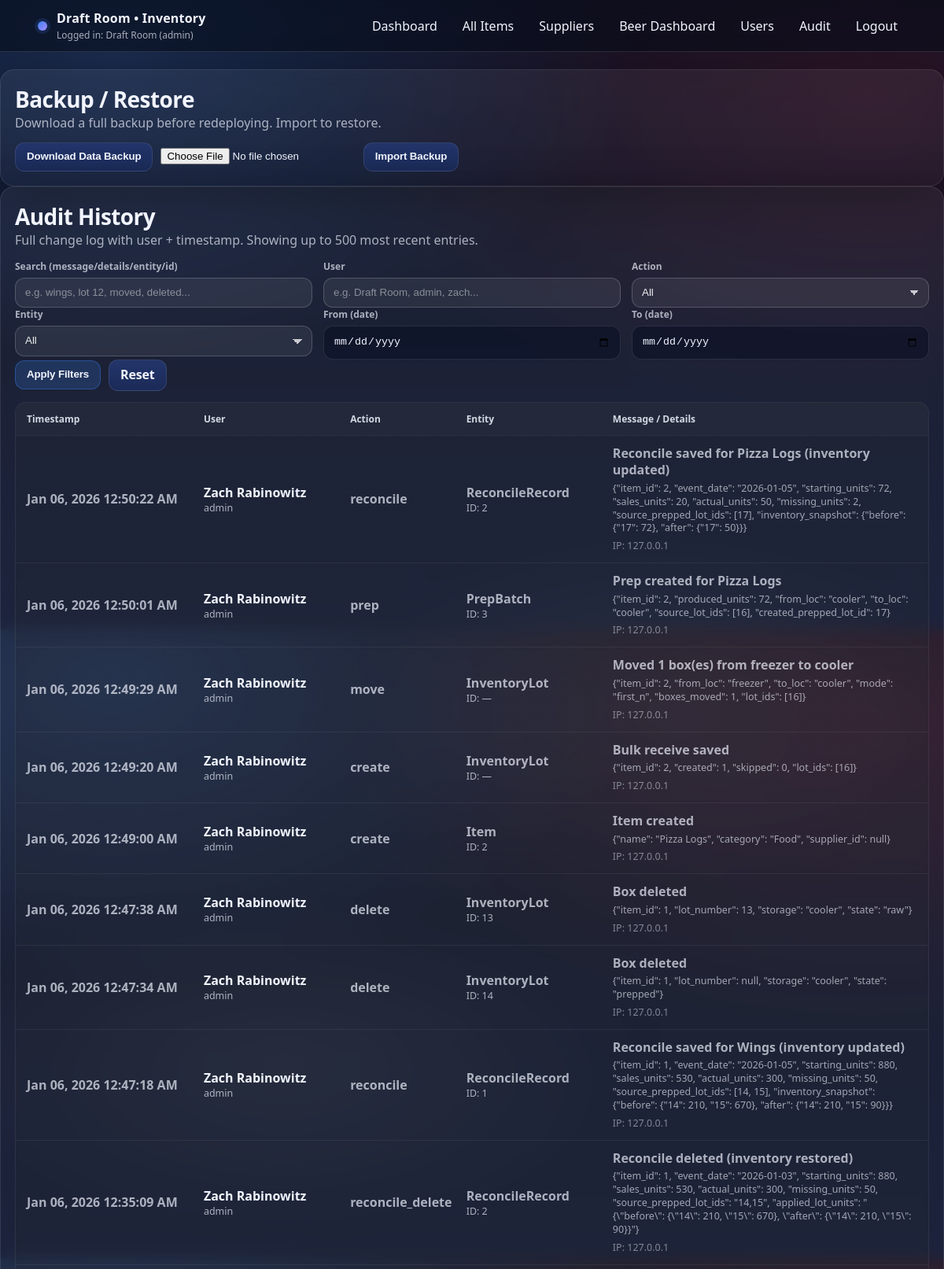
The app's page /audit (signed in, upper part) with its own data.
### app.py (models this page shows)
class User(db.Model):
    __tablename__ = "users"
    id = db.Column(db.Integer, primary_key=True)
    username = db.Column(db.String(80), unique=True, nullable=False)
    first_name = db.Column(db.String(80), nullable=True)
    last_name = db.Column(db.String(80), nullable=True)
    password_hash = db.Column(db.String(255), nullable=False)
    role = db.Column(db.String(20), nullable=False, default="staff")
    is_active = db.Column(db.Boolean, nullable=False, default=True)
    created_at = db.Column(db.DateTime, nullable=False, default=utcnow)
    def display_name(self) -> str:
        full = f"{(self.first_name or '').strip()} {(self.last_name or '').strip()}".strip()
        return full if full else self.username

class AuditLog(db.Model):
    __tablename__ = "audit_logs"
    id = db.Column(db.Integer, primary_key=True)
    actor_user_id = db.Column(db.Integer, nullable=True)
    actor_name = db.Column(db.String(120), nullable=False, default="unknown")
    actor_role = db.Column(db.String(30), nullable=True)
    action = db.Column(db.String(40), nullable=False)          # create/update/delete/move/prep/reconcile/login/logout
    entity_type = db.Column(db.String(60), nullable=False)     # InventoryLot, Item, Supplier, PrepBatch, ReconcileRecord, User
    entity_id = db.Column(db.Integer, nullable=True)
    message = db.Column(db.String(400), nullable=True)
    details = db.Column(db.Text, nullable=True)  # JSON string or long text
    ip = db.Column(db.String(60), nullable=True)
    user_agent = db.Column(db.String(240), nullable=True)
    created_at = db.Column(db.DateTime, nullable=False, default=utcnow)

### app.py (the view, shortened to what this page needs)
@app.get("/audit")
def audit_history():
    guard = require_view_access()
    if guard:
        return guard
    q = (request.args.get("q") or "").strip()
    user_q = (request.args.get("user") or "").strip()
    action = (request.args.get("action") or "").strip().lower()
    entity = (request.args.get("entity") or "").strip()
    date_from = (request.args.get("from") or "").strip()
    date_to = (request.args.get("to") or "").strip()
    query = AuditLog.query
    if user_q:
        like = f"%{user_q}%"
        query = query.filter(AuditLog.actor_name.ilike(like))
    if action:
        query = query.filter(AuditLog.action == action)
    if entity:
        query = query.filter(AuditLog.entity_type == entity)
    if date_from:
        try:
            d = datetime.strptime(date_from, "%Y-%m-%d")
            query = query.filter(AuditLog.created_at >= d)
        except Exception:
            pass
    if date_to:
        try:
            d = datetime.strptime(date_to, "%Y-%m-%d") + timedelta(days=1)
            query = query.filter(AuditLog.created_at < d)
        except Exception:
            pass
    logs = query.order_by(AuditLog.created_at.desc(), AuditLog.id.desc()).limit(500).all()
    actions = [r[0] for r in db.session.query(AuditLog.action).distinct().order_by(AuditLog.action.asc()).all()]
    entities = [r[0] for r in db.session.query(AuditLog.entity_type).distinct().order_by(AuditLog.entity_type.asc()).all()]
    return render_template(
        "audit.html",
        logs=logs,
        q=q,
        user_q=user_q,
        action=action,
        entity=entity,
        date_from=date_from,
        date_to=date_to,
        actions=actions,
        entities=entities,
    )

### app.py (called while the page is built)
def role_rank(role: str | None) -> int:
    if not role:
        return 0
    return ROLE_RANK.get(role.strip().lower(), 0)

def current_user() -> Optional["User"]:
    uid = session.get("user_id")
    if not uid:
        return None
    try:
        return User.query.get(int(uid))
    except Exception:
        return None

def current_user_role() -> str:
    if session.get("break_glass_admin") is True:
        return "admin"
    u = current_user()
    if not u:
        return ""
    return (u.role or "").lower()

def is_logged_in() -> bool:
    return (session.get("break_glass_admin") is True) or (session.get("user_id") is not None)

def can_manage_users() -> bool:
    return current_user_role() == "admin"

def can_edit_inventory() -> bool:
    return role_rank(current_user_role()) >= ROLE_RANK["manager"]

def can_view_inventory() -> bool:
    return role_rank(current_user_role()) >= ROLE_RANK["staff"] or (session.get("break_glass_admin") is True)

def require_view_access():
    if not is_logged_in():
        return redirect("/login")
    if session.get("break_glass_admin") is True:
        return None
    if not can_view_inventory():
        session.clear()
        flash("Access denied.", "error")
        return redirect("/login")
    return None

@app.context_processor
def inject_user():
    u = current_user()
    return {
        "auth_user": u,
        "auth_break_glass": bool(session.get("break_glass_admin") is True),
        "auth_role": current_user_role(),
        "can_edit_inventory": can_edit_inventory(),
        "can_manage_users": can_manage_users(),
    }

### templates/audit.html (shortened to what this page needs)
{% extends "base.html" %}
{% block content %}
<section class="card">
  <div class="cardhead">
    <div>
      <h1>Backup / Restore</h1>
      <span class="muted">Download a full backup before redeploying. Import to restore.</span>
    </div>
  </div>
  <div class="actions" style="gap:10px; flex-wrap:wrap;">
    <form method="POST" action="/admin/backup/download" class="inline">
      <button class="btn" type="submit">Download Data Backup</button>
    </form>
    <form method="POST" action="/admin/backup/import" enctype="multipart/form-data" class="inline">
      <input type="file" name="backup_file" accept="application/json" required style="max-width:260px;">
      <button class="btn" type="submit"
              onclick="return confirm('Import will overwrite ALL current data. Continue?')">
        Import Backup
      </button>
    </form>
  </div>
</section>
<section class="card">
  <div class="cardhead">
    <div>
      <h1>Audit History</h1>
      <span class="muted">Full change log with user + timestamp. Showing up to 500 most recent entries.</span>
    </div>
  </div>
  <form method="GET" action="/audit" class="form">
    <div class="grid3">
      <div class="field">
        <label>Search (message/details/entity/id)</label>
        <input class="input" name="q" value="{{ q or '' }}" placeholder="e.g. wings, lot 12, moved, deleted...">
      </div>
      <div class="field">
        <label>User</label>
        <input class="input" name="user" value="{{ user_q or '' }}" placeholder="e.g. Draft Room, admin, zach...">
      </div>
      <div class="field">
        <label>Action</label>
        <select class="input" name="action">
          <option value="">All</option>
        </select>
      </div>
    </div>
    <div class="grid3">
      <div class="field">
        <label>Entity</label>
        <select class="input" name="entity">
          <option value="">All</option>
        </select>
      </div>
      <div class="field">
        <label>From (date)</label>
        <input class="input" type="date" name="from" value="{{ date_from or '' }}">
      </div>
      <div class="field">
        <label>To (date)</label>
        <input class="input" type="date" name="to" value="{{ date_to or '' }}">
      </div>
    </div>
    <div class="actions">
      <button class="btn primary" type="submit">Apply Filters</button>
      <a class="btn" href="/audit">Reset</a>
    </div>
  </form>
  <div style="height:14px;"></div>
  {% if logs and logs|length > 0 %}
    <div class="table">
      <div class="row head" style="grid-template-columns: 1.1fr .9fr .7fr .9fr 2fr;">
        <div>Timestamp</div>
        <div>User</div>
        <div>Action</div>
        <div>Entity</div>
        <div>Message / Details</div>
      </div>
      {% for l in logs %}
        <div class="row" style="grid-template-columns: 1.1fr .9fr .7fr .9fr 2fr;">
          <div class="muted">
            <span class="strong">{{ l.created_at.strftime("%b %d, %Y %I:%M:%S %p") }}</span>
          </div>
          <div>
            <div class="strong">{{ l.actor_name }}</div>
            <div class="muted smalltxt">{{ l.actor_role or "—" }}</div>
          </div>
          <div class="muted">
            <span class="strong">{{ l.action }}</span>
          </div>
          <div class="muted">
            <div class="strong">{{ l.entity_type }}</div>
            <div class="smalltxt muted">ID: {{ l.entity_id or "—" }}</div>
          </div>
          <div class="muted" style="line-height:1.35;">
            {% if l.message %}
              <div class="strong">{{ l.message }}</div>
            {% endif %}
            {% if l.details %}
              <div class="smalltxt" style="white-space:pre-wrap; opacity:.92; margin-top:4px;">{{ l.details }}</div>
            {% endif %}
            <div class="smalltxt" style="opacity:.7; margin-top:6px;">
              {% if l.ip %}IP: {{ l.ip }}{% endif %}
            </div>
          </div>
        </div>
      {% endfor %}
    </div>
  {% else %}
    <div class="empty">No audit entries yet.</div>
  {% endif %}
</section>
{% endblock %}

### templates/base.html (shortened to what this page needs)
<!DOCTYPE html>
<html lang="en">
<head>
  <link rel="stylesheet" href="/static/style.css">
</head>
<body>
  <div class="bg"></div>
  <header class="topbar">
    <div class="topbar-inner">
      <div class="brand">
        <div class="dot"></div>
        <div>
          <div class="brand-title">Draft Room • Inventory</div>
          <div class="brand-sub">
            {% if auth_break_glass %}
              Logged in: Break-glass Admin
            {% elif auth_user %}
              Logged in: {{ auth_user.display_name() }} ({{ auth_role }})
            {% else %}
              Not logged in
            {% endif %}
          </div>
        </div>
      </div>
      <nav class="nav">
        {% if auth_user or auth_break_glass %}
          <a class="navlink" href="/">Dashboard</a>
          <a class="navlink" href="/items">All Items</a>
          <a class="navlink" href="/suppliers">Suppliers</a>
          <a class="navlink" href="/beers/dashboard">Beer Dashboard</a>
          {% if can_manage_users %}
            <a class="navlink" href="/users">Users</a>
            <a class="navlink" href="/audit">Audit</a>
          {% endif %}
          <a class="navlink" href="/logout">Logout</a>
        {% else %}
          <a class="navlink" href="/login">Login</a>
        {% endif %}
      </nav>
    </div>
  </header>
  <main class="container">
    {% block content %}{% endblock %}
  </main>
</body>
</html>

### records on screen
User: display_name "Draft Room"
AuditLog: created_at "Jan 06, 2026 12:50:22 AM", actor_name "Zach Rabinowitz", actor_role "admin", action "reconcile", entity_type "ReconcileRecord", entity "2", message "Reconcile saved for Pizza Logs (inventory updated)", details "{\"item_id\": 2, \"event_date\": \"2026-01-05\", \"starting_units\": 72, \"sales_units\": 20, \"actual_units\": 50, \"missing_units\": 2, \"source_prepped_lot_ids\": [17], \"inventory_snapshot\": {\"before\": {\"17\": 72}, \"after\": {\"17\": 50}}}", ip "127.0.0.1"
AuditLog: created_at "Jan 06, 2026 12:50:01 AM", actor_name "Zach Rabinowitz", actor_role "admin", action "prep", entity_type "PrepBatch", entity "3", message "Prep created for Pizza Logs", details "{\"item_id\": 2, \"produced_units\": 72, \"from_loc\": \"cooler\", \"to_loc\": \"cooler\", \"source_lot_ids\": [16], \"created_prepped_lot_id\": 17}", ip "127.0.0.1"
AuditLog: created_at "Jan 06, 2026 12:49:29 AM", actor_name "Zach Rabinowitz", actor_role "admin", action "move", entity_type "InventoryLot", entity_id "—", message "Moved 1 box(es) from freezer to cooler", details "{\"item_id\": 2, \"from_loc\": \"freezer\", \"to_loc\": \"cooler\", \"mode\": \"first_n\", \"boxes_moved\": 1, \"lot_ids\": [16]}", ip "127.0.0.1"
AuditLog: created_at "Jan 06, 2026 12:49:20 AM", actor_name "Zach Rabinowitz", actor_role "admin", action "create", entity_type "InventoryLot", entity_id "—", message "Bulk receive saved", details "{\"item_id\": 2, \"created\": 1, \"skipped\": 0, \"lot_ids\": [16]}", ip "127.0.0.1"
AuditLog: created_at "Jan 06, 2026 12:49:00 AM", actor_name "Zach Rabinowitz", actor_role "admin", action "create", entity_type "Item", entity "2", message "Item created", details "{\"name\": \"Pizza Logs\", \"category\": \"Food\", \"supplier_id\": null}", ip "127.0.0.1"
AuditLog: created_at "Jan 06, 2026 12:47:38 AM", actor_name "Zach Rabinowitz", actor_role "admin", action "delete", entity_type "InventoryLot", entity "13", message "Box deleted", details "{\"item_id\": 1, \"lot_number\": 13, \"storage\": \"cooler\", \"state\": \"raw\"}", ip "127.0.0.1"
AuditLog: created_at "Jan 06, 2026 12:47:34 AM", actor_name "Zach Rabinowitz", actor_role "admin", action "delete", entity_type "InventoryLot", entity "14", message "Box deleted", details "{\"item_id\": 1, \"lot_number\": null, \"storage\": \"cooler\", \"state\": \"prepped\"}", ip "127.0.0.1"
AuditLog: created_at "Jan 06, 2026 12:47:18 AM", actor_name "Zach Rabinowitz", actor_role "admin", action "reconcile", entity_type "ReconcileRecord", entity "1", message "Reconcile saved for Wings (inventory updated)", details "{\"item_id\": 1, \"event_date\": \"2026-01-05\", \"starting_units\": 880, \"sales_units\": 530, \"actual_units\": 300, \"missing_units\": 50, \"source_prepped_lot_ids\": [14, 15], \"inventory_snapshot\": {\"before\": {\"14\": 210, \"15\": 670}, \"after\": {\"14\": 210, \"15\": 90}}}", ip "127.0.0.1"
AuditLog: created_at "Jan 06, 2026 12:35:09 AM", actor_name "Zach Rabinowitz", actor_role "admin", action "reconcile_delete", entity_type "ReconcileRecord", entity "2", message "Reconcile deleted (inventory restored)", details "{\"item_id\": 1, \"event_date\": \"2026-01-03\", \"starting_units\": 880, \"sales_units\": 530, \"actual_units\": 300, \"missing_units\": 50, \"source_prepped_lot_ids\": \"14,15\", \"applied_lot_units\": \"{\\\"before\\\": {\\\"14\\\": 210, \\\"15\\\": 670}, \\\"after\\\": {\\\"14\\\": 210, \\\"15\\\": 90}}\"}", ip "127.0.0.1"

### other values on screen
{{ auth_role }} "admin"
